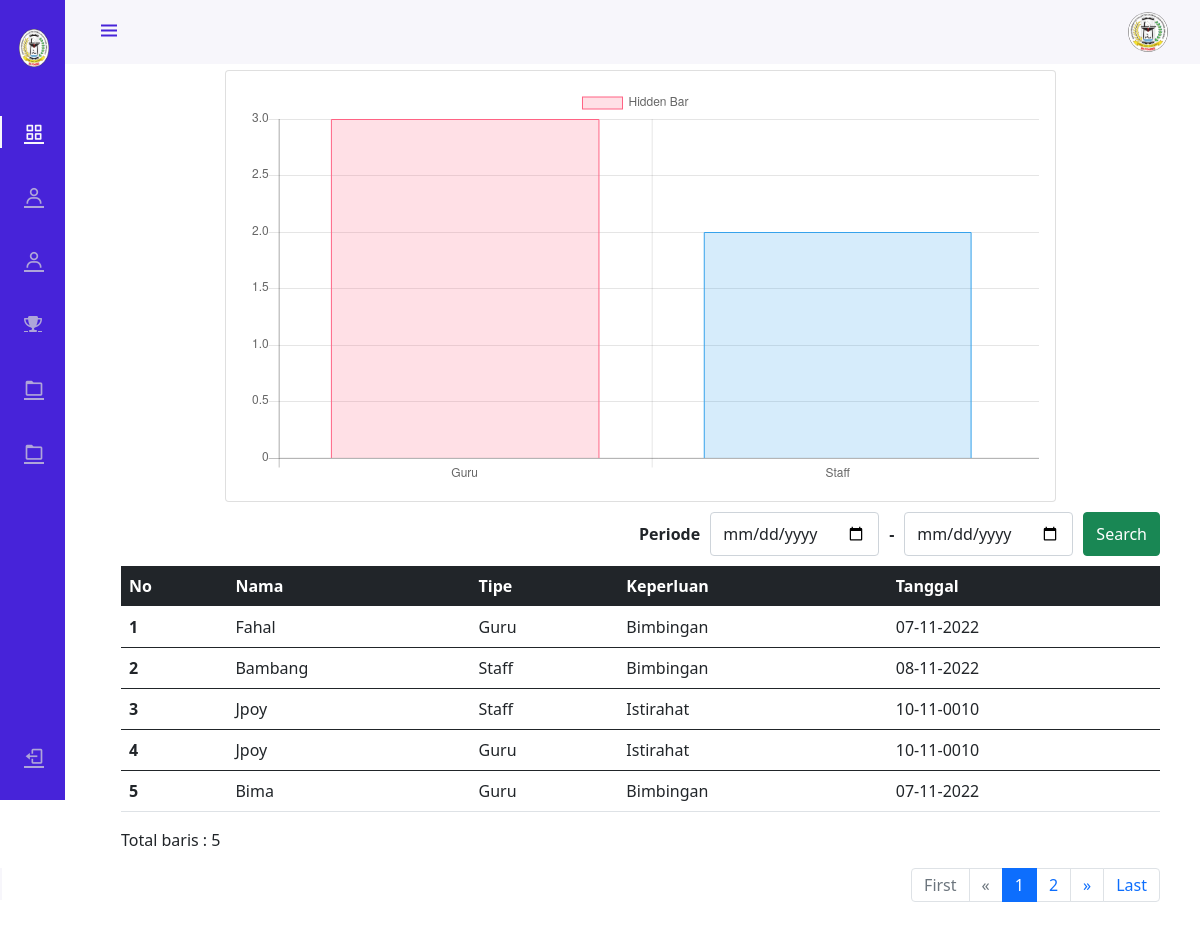
The page /report-karyawan.php (signed in) on the database its author committed.
### tables this page shows
CREATE TABLE `karyawan` (
  `id` int(11) NOT NULL,
  `nama` varchar(256) NOT NULL,
  `tipe` varchar(256) NOT NULL,
  `keperluan` varchar(256) NOT NULL,
  `tanggal` datetime NOT NULL
);

### report-karyawan.php (the view, shortened to what this page needs)
<?php
include 'templates/header.php'
?>
<div class="content">
    <div class="container container-ms">
        <div class="container-fluid">
            <div class="card" style="width: 80%;margin: 0 auto">
                <div class="card-body">
                    <canvas id="myChartKaryawan"></canvas>
                </div>
            </div>
        </div>
    </div>
</div>
<div class="container">
    <div class="container-fluid">
        <form action="" method="GET" class="d-flex" role="search">
            <div class="periode">
                Periode
            </div>
            <input type="date" name="dari" class="form-control" required>
            <div class="sampai">
                -
            </div>
            <input type="date" name="ke" class="form-control" required>
            <button class="btn btn-success" type="submit">Search</button>
        </form>
        <table class="table">
            <thead>
                <tr class="table-dark">
                    <th scope="col">No</th>
                    <th scope="col">Nama</th>
                    <th scope="col">Tipe</th>
                    <th scope="col">Keperluan</th>
                    <th scope="col">Tanggal</th>
                </tr>
            </thead>
            <tbody>
                <?php
                include "koneksi.php";
                $page = (isset($_GET['page'])) ? (int) $_GET['page'] : 1;
                $limit = 2;
                $limitStart = ($page - 1) * $limit;
                if (isset($_GET['dari']) && isset($_GET['ke'])) {
                    $data = mysqli_query($conn, "SELECT * FROM karyawan WHERE tanggal BETWEEN '" . $_GET['dari'] . "' and '" . $_GET['ke'] . "'");
                } else {
                    $data = mysqli_query($conn, "select * from karyawan");
                }
                $no = $limitStart + 1;
                while ($row = mysqli_fetch_array($data)) {
                ?>
                    <tr>
                        <th><?= $no++ ?></th>
                        <td><?= $row['nama'] ?></td>
                        <td><?= $row['tipe'] ?></td>
                        <td><?= $row['keperluan'] ?></td>
                        <td><?= date('d-m-Y', strtotime($row["tanggal"]));   ?></td>
                    </tr>
            </tbody>
        <?php } ?>
        </table>
        <?php
        $query_karyawan = "SELECT count(*) AS jumlah FROM karyawan";
        $dewan1 = $conn->prepare($query_karyawan);
        $dewan1->execute();
        $res1 = $dewan1->get_result();
        $row = $res1->fetch_assoc();
        $total_records = $row['jumlah'];
        ?>
        <p>Total baris : <?php echo $total_records; ?></p>
        <nav class="mb-5">
            <ul class="pagination justify-content-end">
                <?php
                $jumlah_page = ceil($total_records / $limit);
                $jumlah_number = 1;
                $start_number = ($page > $jumlah_number) ? $page - $jumlah_number : 1;
                $end_number = ($page < ($jumlah_page - $jumlah_number)) ? $page + $jumlah_number : $jumlah_page;
                if ($page == 1) {
                    echo '<li class="page-item disabled"><a class="page-link" href="#">First</a></li>';
                    echo '<li class="page-item disabled"><a class="page-link" href="#"><span aria-hidden="true">&laquo;</span></a></li>';
                } else {
                    $link_prev = ($page > 1) ? $page - 1 : 1;
                    echo '<li class="page-item"><a class="page-link" href="?page=1">First</a></li>';
                    echo '<li class="page-item"><a class="page-link" href="?page=' . $link_prev . '" aria-label="Previous"><span aria-hidden="true">&laquo;</span></a></li>';
                }
                for ($i = $start_number; $i <= $end_number; $i++) {
                    $link_active = ($page == $i) ? ' active' : '';
                    echo '<li class="page-item ' . $link_active . '"><a class="page-link" href="?page=' . $i . '">' . $i . '</a></li>';
                }
                if ($page == $jumlah_page) {
                    echo '<li class="page-item disabled"><a class="page-link" href="#"><span aria-hidden="true">&raquo;</span></a></li>';
                    echo '<li class="page-item disabled"><a class="page-link" href="#">Last</a></li>';
                } else {
                    $link_next = ($page < $jumlah_page) ? $page + 1 : $jumlah_page;
                    echo '<li class="page-item"><a class="page-link" href="?page=' . $link_next . '" aria-label="Next"><span aria-hidden="true">&raquo;</span></a></li>';
                    echo '<li class="page-item"><a class="page-link" href="?page=' . $jumlah_page . '">Last</a></li>';
                }
                ?>
            </ul>
        </nav>
    </div>
</div>
<?php
include 'templates/footer.php'
?>

### style/style.css (style rules this page uses)
:root { --header-height: 3rem; --nav-width: 65px; --first-color: #4723D9; --first-color-light: #AFA5D9; --white-color: #F7F6FB; --body-font: 'Nunito', sans-serif; --normal-font-size: 1rem; --z-fixed: 100; }
body { position: relative; margin: var(--header-height) 0 0 0; padding: 0 1rem; font-family: var(--body-font); font-size: var(--normal-font-size); transition: .5s; }
a { text-decoration: none }
.container { margin-top: 10px; }
.d-flex { float: right; display: flex; margin-bottom: 10px; }
.active { color: var(--white-color) }
.active::before { content: ''; position: absolute; left: 0; width: 2px; height: 32px; background-color: var(--white-color) }
.content { margin-top: 70px; }
.justify-content-end { -ms-flex-pack: end !important; justify-content: flex-end !important; }
.pagination { display: -ms-flexbox; display: flex; padding-left: 0; list-style: none; border-radius: .25rem; }
.page-item.disabled .page-link { color: #6c757d; pointer-events: none; cursor: auto; background-color: #fff; border-color: #dee2e6; }
.page-item:first-child .page-link { margin-left: 0; border-top-left-radius: .25rem; border-bottom-left-radius: .25rem; }
.page-link { position: relative; display: block; padding: .5rem .75rem; margin-left: -1px; line-height: 1.25; color: #007bff; background-color: #fff; border: 1px solid #dee2e6; }
.periode { margin: 10px 10px 10px 10px; font-weight: 900; }
.sampai { margin: 10px 10px 10px 10px; font-weight: 900; }
.btn { margin-left: 10px }
@media screen and (min-width: 768px) { body { margin: calc(var(--header-height) + 1rem) 0 0 0; padding-left: calc(var(--nav-width) + 2rem) } }

### rows shown on the page
karyawan: nama "Fahal", tipe "Guru", keperluan "Bimbingan", tanggal "07-11-2022"
karyawan: nama "Bambang", tipe "Staff", keperluan "Bimbingan", tanggal "08-11-2022"
karyawan: nama "Jpoy", tipe "Staff", keperluan "Istirahat", tanggal "10-11-0010"
karyawan: nama "Jpoy", tipe "Guru", keperluan "Istirahat", tanggal "10-11-0010"
karyawan: nama "Bima", tipe "Guru", keperluan "Bimbingan", tanggal "07-11-2022"

### other values the page prints
$total_records "5"
